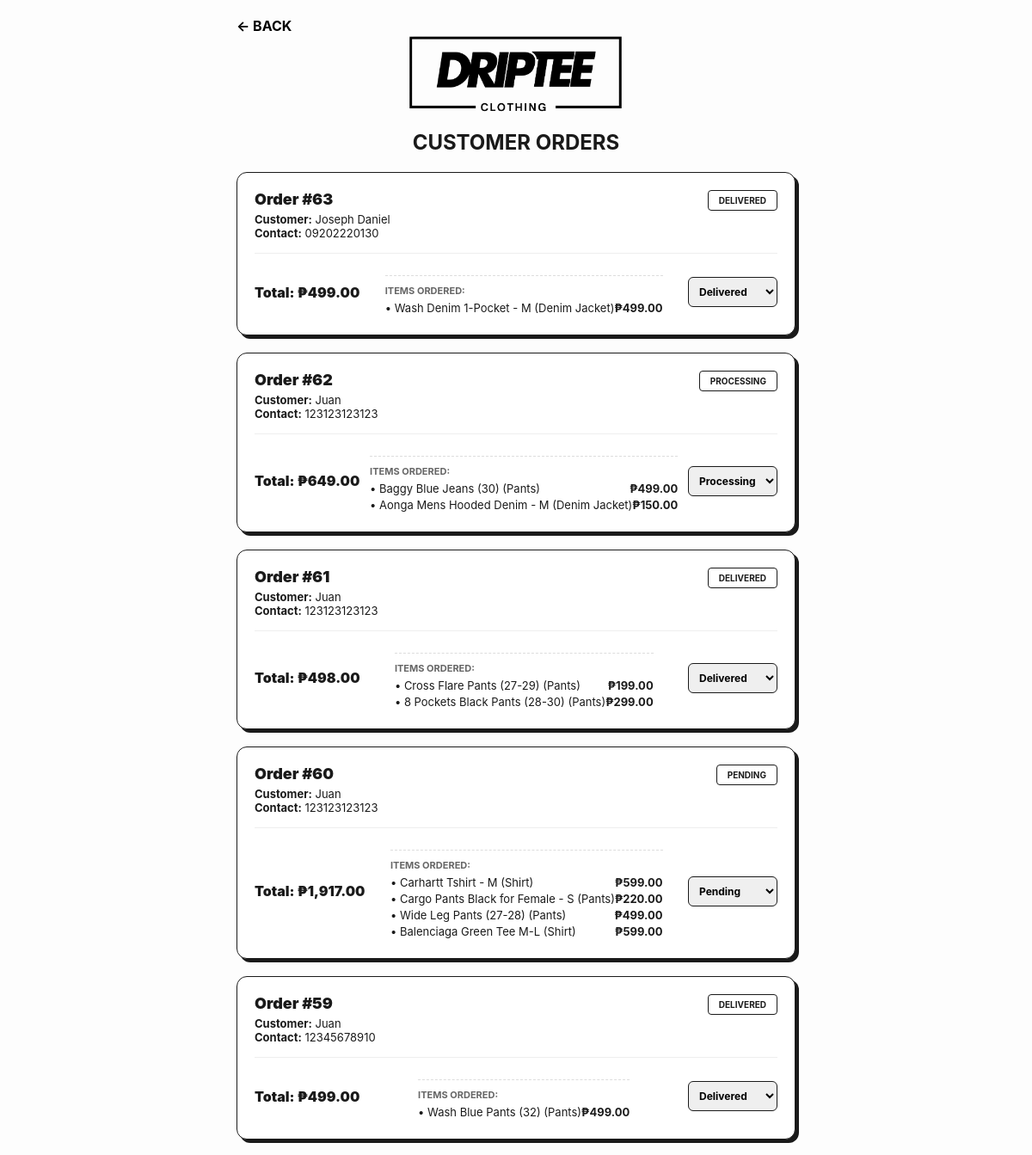
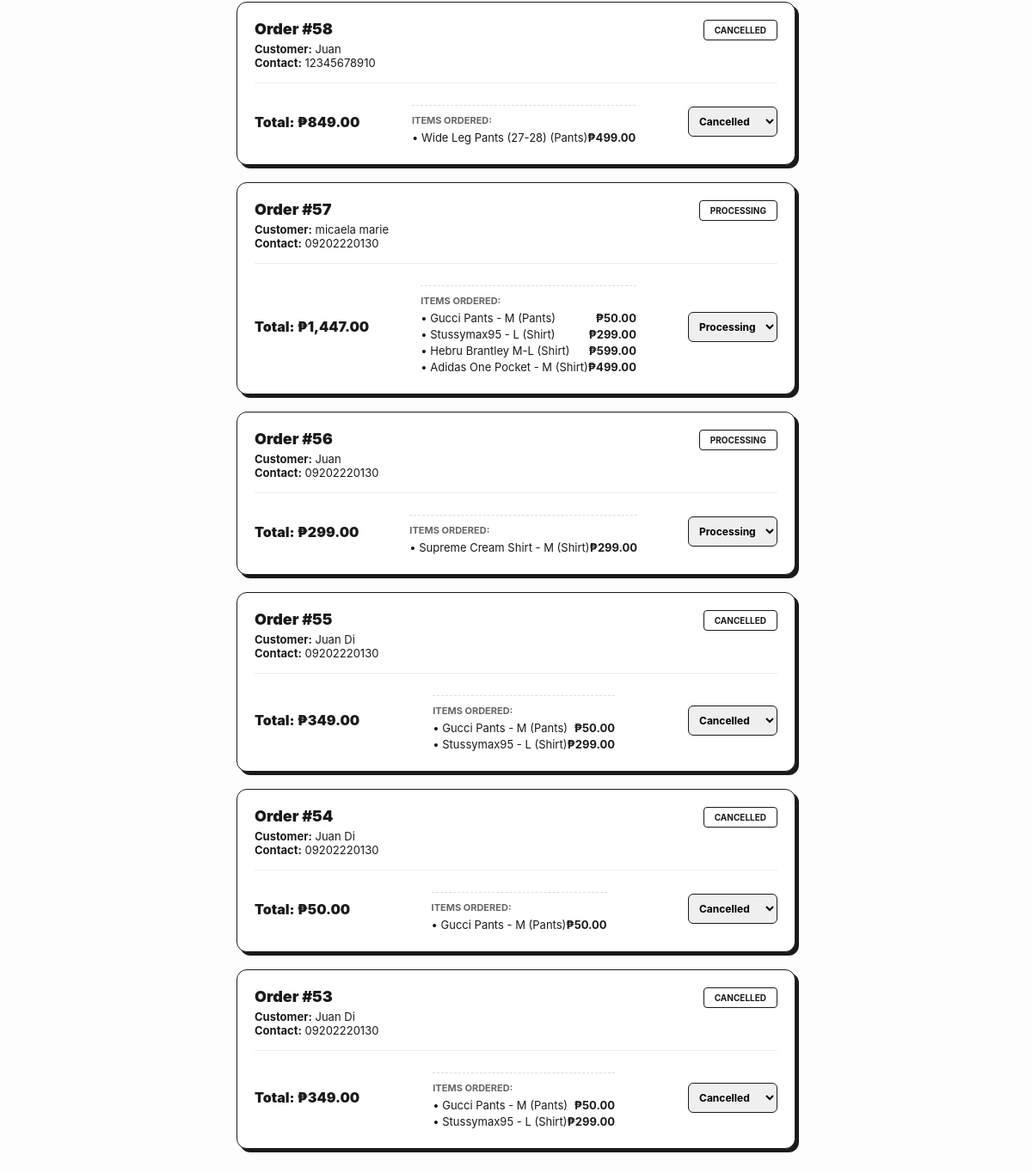
The page /admin_order.php (signed in) on the database its author committed (2 pictures, top to bottom).
### tables this page shows
CREATE TABLE `orders` (
  `id` int(11) NOT NULL,
  `user_id` int(11) NOT NULL,
  `fullname` varchar(255) NOT NULL,
  `address` text NOT NULL,
  `contact` varchar(50) NOT NULL,
  `total_amount` decimal(10,2) NOT NULL,
  `payment_method` varchar(50) DEFAULT 'Cash on Delivery',
  `payment_status` enum('Pending','Confirmed','Failed') DEFAULT 'Pending',
  `order_status` enum('Pending','Processing','Shipped','Delivered','Cancelled') DEFAULT 'Pending',
  `created_at` timestamp NOT NULL DEFAULT current_timestamp()
);

CREATE TABLE `order_items` (
  `id` int(11) NOT NULL,
  `order_id` int(11) NOT NULL,
  `product_id` int(11) NOT NULL,
  `quantity` int(11) NOT NULL,
  `price` decimal(10,2) NOT NULL
);

CREATE TABLE `products` (
  `id` int(11) NOT NULL,
  `brand` varchar(255) NOT NULL,
  `category` varchar(100) NOT NULL,
  `price` decimal(10,2) NOT NULL,
  `image_url` varchar(255) NOT NULL,
  `status` enum('available','sold','hidden') DEFAULT 'available',
  `created_at` timestamp NOT NULL DEFAULT current_timestamp()
);

### admin_order.php (the view, shortened to what this page needs)
<?php
include 'db.php';
$orders = $conn->query("SELECT * FROM orders ORDER BY id DESC");
?>
<!DOCTYPE html>
<html>
<head>
    <link rel="stylesheet" href="css/style.css">
</head>
<body style="padding: 20px; background: #fdfdfd;">
    <div style="max-width: 650px; margin: auto;">
        <a href="admin_dashboard.php" style="text-decoration:none; color:#000; font-weight:bold;">← BACK</a>
        <div class="logo-area" style="display: flex; justify-content: center; margin-bottom: 20px;">
            <img src="images/logo/logo1.png" style="width: 250px; height: auto;" alt="logo">
        </div>
        <h2 style="text-align: center; margin-bottom: 20px;">CUSTOMER ORDERS</h2>
        <?php while($row = $orders->fetch_assoc()): ?>
            <div style="background:white; border:1.5px solid #1a1a1a; padding:20px; border-radius:12px; margin-bottom:20px; box-shadow: 4px 4px 0px #1a1a1a;">
                <div style="display: flex; justify-content: space-between; align-items: flex-start;">
                    <div>
                        <p style="font-weight:900; margin:0; font-size: 18px;">Order #<?php echo $row['id']; ?></p>
                        <p style="font-size:13px; color:#1a1a1a; margin-top: 5px;">
                            <strong>Customer:</strong> <?php echo htmlspecialchars($row['fullname']); ?><br>
                            <strong>Contact:</strong> <?php echo htmlspecialchars($row['contact']); ?>
                        </p>
                    </div>
                    <span class="badge <?php echo strtolower($row['order_status']); ?>"
                          style="padding: 5px 12px; border: 1px solid #1a1a1a; border-radius: 4px; font-weight: bold; font-size: 10px; text-transform: uppercase;">
                        <?php echo $row['order_status']; ?>
                    </span>
                </div>
                <hr style="border:0; border-top:1px solid #eee; margin:15px 0;">
                <div style="display: flex; justify-content: space-between; align-items: center;">
                    <p style="font-weight:900; color:#1a1a1a; margin:0; font-size: 16px;">Total: ₱<?php echo number_format($row['total_amount'], 2); ?></p>
                    <div style="margin-top: 10px; padding-top: 10px; border-top: 1px dashed #ddd ">
                        <p style="font-size: 11px; font-weight: bold; color: #666; margin-bottom: 5px; text-transform: uppercase;">Items Ordered:</p>
                        <?php
                        $current_order_id = $row['id'];
                        $items_sql = "SELECT oi.*, p.brand, p.category FROM order_items oi
                                    JOIN products p ON oi.product_id = p.id
                                    WHERE oi.order_id = $current_order_id";
                        $items_res = $conn->query($items_sql);
                        while($item = $items_res->fetch_assoc()):
                        ?>
                            <div style="display: flex; justify-content: space-between; font-size: 13px; margin-bottom: 3px;">
                                <span>• <?php echo htmlspecialchars($item['brand']); ?> (<?php echo htmlspecialchars($item['category']); ?>)</span>
                                <span style="font-weight: bold;">₱<?php echo number_format($item['price'], 2); ?></span>
                            </div>
                        <?php endwhile; ?>
                    </div>
                    <form method="POST" style="display: flex; gap: 8px;">
                        <select name="status" onchange="this.form.submit()"
                                style="padding: 8px; border-radius: 6px; border: 1.5px solid #1a1a1a; font-weight: bold; font-size: 12px; cursor: pointer;">
                            <option value="Pending" <?php if($row['order_status'] == 'Pending') echo 'selected'; ?>>Pending</option>
                            <option value="Processing" <?php if($row['order_status'] == 'Processing') echo 'selected'; ?>>Processing</option>
                            <option value="Delivered" <?php if($row['order_status'] == 'Delivered') echo 'selected'; ?>>Delivered</option>
                            <option value="Cancelled" <?php if($row['order_status'] == 'Cancelled') echo 'selected'; ?>>Cancelled</option>
                        </select>
                    </form>
                </div>
            </div>
        <?php endwhile; ?>
    </div>
</body>
</html>

### css/style.css (style rules this page uses)
* { box-sizing: border-box; font-family: 'Inter', -apple-system, BlinkMacSystemFont, "Segoe UI", Roboto, sans-serif; margin: 0; padding: 0; }
body { background-color: #ffffff; padding-bottom: 100px; overflow-x: hidden; color: #1a1a1a; -webkit-font-smoothing: antialiased; }
.logo-area { display: flex; align-items: center; justify-content: center; gap: 8px; margin-bottom: 30px; }

### rows shown on the page
orders: id "63", fullname "Joseph Daniel", contact "09202220130", order_status "DELIVERED", total_amount "499.00", status "Delivered"
order_items: product.brand "Wash Denim 1-Pocket - M", product.category "Denim Jacket", price "499.00"
orders: id "62", fullname "Juan", contact "123123123123", order_status "PROCESSING", total_amount "649.00", status "Processing"
order_items: product.brand "Baggy Blue Jeans (30)", product.category "Pants", price "499.00"
order_items: product.brand "Aonga Mens Hooded Denim - M", product.category "Denim Jacket", price "150.00"
orders: id "61", fullname "Juan", contact "123123123123", order_status "DELIVERED", total_amount "498.00", status "Delivered"
order_items: product.brand "Cross Flare Pants (27-29)", product.category "Pants", price "199.00"
order_items: product.brand "8 Pockets Black Pants (28-30)", product.category "Pants", price "299.00"
orders: id "60", fullname "Juan", contact "123123123123", order_status "PENDING", total_amount "1,917.00", status "Pending"
order_items: product.brand "Carhartt Tshirt - M", product.category "Shirt", price "599.00"
order_items: product.brand "Cargo Pants Black for Female - S", product.category "Pants", price "220.00"
order_items: product.brand "Wide Leg Pants (27-28)", product.category "Pants", price "499.00"
order_items: product.brand "Balenciaga Green Tee M-L", product.category "Shirt", price "599.00"
orders: id "59", fullname "Juan", contact "12345678910", order_status "DELIVERED", total_amount "499.00", status "Delivered"
order_items: product.brand "Wash Blue Pants (32)", product.category "Pants", price "499.00"
orders: id "58", fullname "Juan", contact "12345678910", order_status "CANCELLED", total_amount "849.00", status "Cancelled"
order_items: product.brand "Wide Leg Pants (27-28)", product.category "Pants", price "499.00"
orders: id "57", fullname "micaela marie", contact "09202220130", order_status "PROCESSING", total_amount "1,447.00", status "Processing"
order_items: product.brand "Gucci Pants - M", product.category "Pants", price "50.00"
order_items: product.brand "Stussymax95 - L", product.category "Shirt", price "299.00"
order_items: product.brand "Hebru Brantley M-L", product.category "Shirt", price "599.00"
order_items: product.brand "Adidas One Pocket - M", product.category "Shirt", price "499.00"
orders: id "56", fullname "Juan", contact "09202220130", order_status "PROCESSING", total_amount "299.00", status "Processing"
order_items: product.brand "Supreme Cream Shirt - M", product.category "Shirt", price "299.00"
orders: id "55", fullname "Juan Di", contact "09202220130", order_status "CANCELLED", total_amount "349.00", status "Cancelled"
order_items: product.brand "Gucci Pants - M", product.category "Pants", price "50.00"
order_items: product.brand "Stussymax95 - L", product.category "Shirt", price "299.00"
orders: id "54", fullname "Juan Di", contact "09202220130", order_status "CANCELLED", total_amount "50.00", status "Cancelled"
order_items: product.brand "Gucci Pants - M", product.category "Pants", price "50.00"
orders: id "53", fullname "Juan Di", contact "09202220130", order_status "CANCELLED", total_amount "349.00", status "Cancelled"
order_items: product.brand "Gucci Pants - M", product.category "Pants", price "50.00"
order_items: product.brand "Stussymax95 - L", product.category "Shirt", price "299.00"
